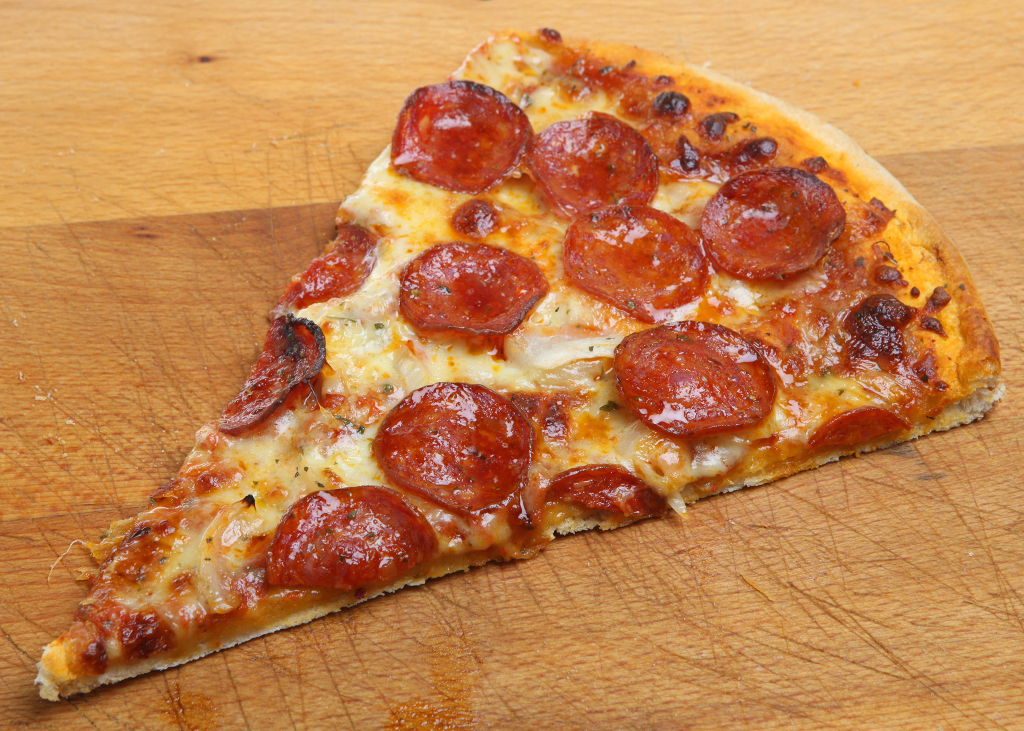
#> input picture DATA OF IMAGES/PIZZA/1.jpg, 2048 x 1462 px, found by its file name (shown at 1/2 size); its folder holds 4 pictures in this run
$ jupyter execute --allow-errors 'Mini_Project(Image_Classification).ipynb'   (shell and % lines are left out)
#> lines starting #> are read from the running program, lines starting #| are printed output that depends on the picture
<a href="https://colab.research.google.com/github/vaishnavir33/Mini-Project/blob/main/Mini_Project(Image_Classification).ipynb" target="_parent"></a>

[cell 1]
#DATASET

[cell 2]
from bing_image_downloader import downloader
downloader.download("pizza",limit=30,output_dir='images',adult_filter_off=True)
#> (this line was passed over: bing_image_downloader is not available in this run)

[cell 3]
downloader.download("penguin",limit=30,output_dir='images',adult_filter_off=True)
#> (this line was passed over: bing_image_downloader is not available in this run)

[cell 4]
downloader.download("red rose",limit=30,output_dir='images',adult_filter_off=True)
#> (this line was passed over: bing_image_downloader is not available in this run)
#> further down, img_array is the input picture: shape (1462, 2048, 3); mean R, G, B 194.6, 130.5, 77.1
#> `img_resized = resize(img_array,(150,150,3))`:
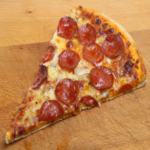
#> img_resized: shape (150, 150, 3) float64; mean R, G, B 0.763, 0.512, 0.302

[cell 5]
#PREPROCESS DATA
import numpy as np
import pandas as pd
import os
import matplotlib.pyplot as plt
from skimage.transform import resize
from skimage.io import imread

[cell 6]
target = []
images = [] # Matrix Format
flat_data = []
DATADIR = '/content/images'
CATEGORIES = ['pizza','penguin','red rose']

#> (the rest of this cell did not finish here and is left out)

[cell 7]
len(flat_data[0])

[cell 8]
150*150*3

[cell 9]
target

[cell 10]
unique,count=np.unique(target,return_counts=True)
plt.bar(CATEGORIES,count)
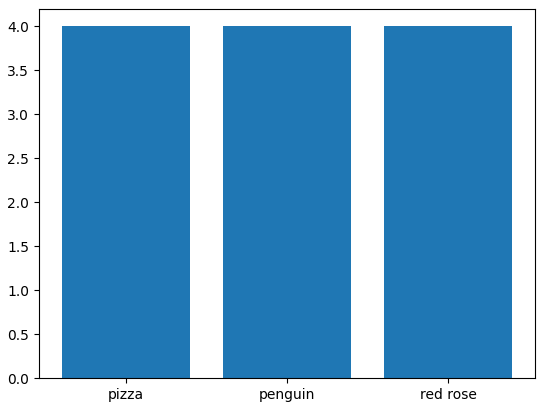
#> figure drawn by matplotlib, 1 panel
